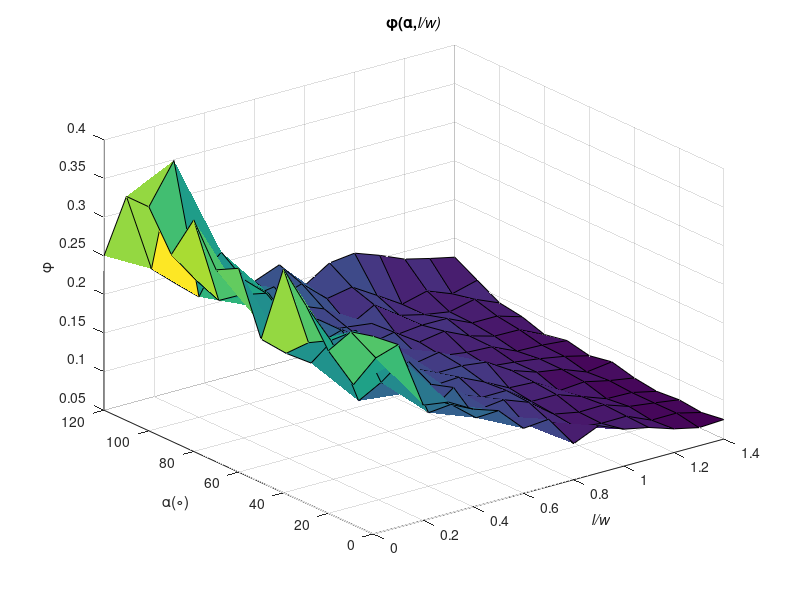

Reproduce this figure in MATLAB. (Note: this script raises an error after producing the figure.)
load('phiSurf.mat')
%dont forget phi error
figure(2)
lws = unique(phiSurf(:,1));
angs = unique(phiSurf(:,2));
phis = reshape(phiSurf(:,3),[length(angs),length(lws)]);
surf(lws,angs,phis);

title('\phi(\alpha,\itl/w)');
xlabel('\itl/w');
ylabel('\alpha(\circ)');
zlabel('\phi');
figText(gcf,14);


%% plot phi vs. single angle
figure(3)
hold on;
xlabel('Angle (\circ)');
ylabel('\phi');
title('RCM Results for Symmetric Angle');

% hold on;
for(i=1:length(lws))
idx=(i-1)*13+1;

OutM=errBarCalc(angs,phis(idx:idx+12));
errorbar(OutM(:,1),OutM(:,2),OutM(:,3),'-o')
text(OutM(end,1),OutM(end,2),horzcat('\itl/w=',num2str(lws(i))));
end
axis([0,120,0.05,0.3]);
figText(gcf,14);


% lwTest = .9;
% angTest = 60;
% [row,~,~] = find(phiSurf(:,1)==lwTest);
% [row,~,~] = find(phiSurf(row,2)==angTest);
% val = phiSurf(row,3)
% % 
% % [~, idx] = min(abs( - 4.756));
% % pH_Mid_Pt2 = pH(idx);
% % Vb_Mid_Pt2 = Vb(idx);
% [~,idx]=min(abs(.1317-phiSurf(:,3)))
% 
% phiSurf(idx,3)
